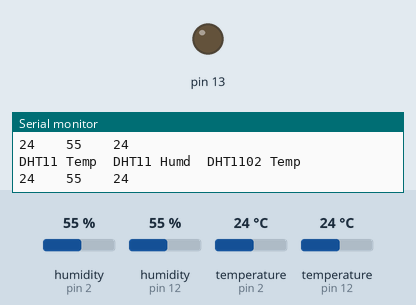
Recording of a sketch running on a simulated Arduino Uno, built with avr-gcc and run on an emulated ATmega328P. Parts: output pins drawn as LEDs (lit = HIGH), the last lines printed to the serial monitor. The inputs (shaded band) are chosen by the test bench; at power-on: temperature (sensors on pin 2, pin 12) 24 °C, humidity (sensors on pin 2, pin 12) 55 %.

Above: at 1.8 s.
1.9 s: temperature (sensor on pin 2) set to 27 °C
At 2.5 s:
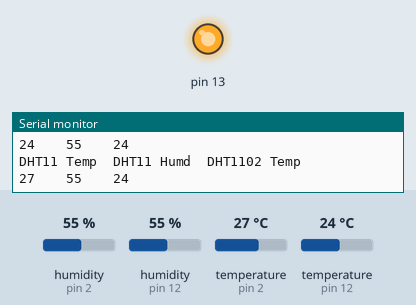
3.6 s: temperature (sensor on pin 2) set to 12 °C
At 5.1 s:
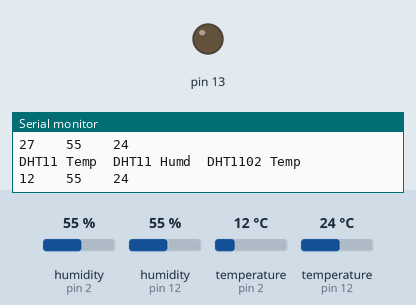
5.7 s: temperature (sensor on pin 2) set to 28 °C
At 7.7 s:
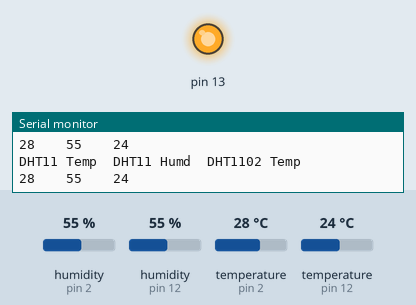
Timing chart, 0 to 9.2 s (numbered marks = the images above; inputs shaded):
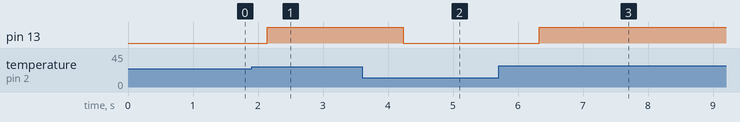

The sketch:

TemperatureSensor.ino
```cpp
#include<dht11.h>
dht11 DHT11;
dht11 DHT1102;
#define DHT11PIN 2
#define DHT1102PIN 12
void setup() {
  // put your setup code here, to run once:
  pinMode(13,OUTPUT);
  Serial.begin(9600);
}

void loop() {
  // put your main code here, to run repeatedly:
  int chk = DHT11.read(DHT11PIN);
  int chk2 = DHT1102.read(DHT1102PIN);
  int a = (int)DHT11.temperature;
  int b = (int)DHT1102.temperature;
  int c = (int)DHT11.humidity;
  Serial.print("DHT11 Temp\t");
  Serial.print("DHT11 Humd\t");
  Serial.print("DHT1102 Temp\n");
  Serial.print(a);
  Serial.print('\t');
  Serial.print('\t');
  Serial.print(c);
  Serial.print('\t');
  Serial.print('\t');
  Serial.print(b);
  Serial.print('\n');
  if (a>25 || b>25){
      digitalWrite(13, HIGH);
    }else{
      digitalWrite(13,LOW);
      }
  delay(1000);

}
```

Measured:
- the behaviour switches between 25 and 26 °C on temperature (sensor on pin 2) (found by bisection; images 0 and 1)
- after the input at 1.9 s, pin 13: LOW → HIGH after 0.24 s
- after the input at 3.6 s, pin 13: HIGH → LOW after 0.64 s
- after the input at 5.7 s, pin 13: LOW → HIGH after 0.63 s
